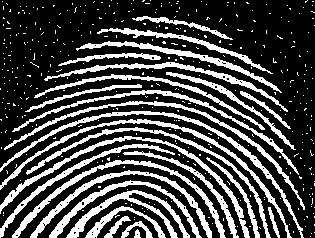
#> input picture Input Images/Noisy_Fingerprint.tif, 315 x 238 px, found by its file name
$ python '5(a)Erosion_&_Dilation.py'
#> lines starting #> are read from the running program, lines starting #| are printed output that depends on the picture; after the words box and inside, x2 and y2 are one past the last pixel; in counts of white or black regions, pixels touching at a corner belong together
#> `gray_img = cv2.imread(img_path,0)`: gray_img: shape (238, 315); 28.5% white; 414 white regions (387 under 20 px), largest, box (x1, y1, x2, y2) and area: (0, 111, 304, 238) 1388, (0, 136, 250, 238) 1372, (0, 119, 292, 238) 1337
import cv2
import matplotlib.pyplot as plt
import numpy as np


def Erosion(img, se):
    height, width=  img.shape
#> height = 238; width = 315
    se_h, se_w = se.shape
    mid = se_h // 2
    eroded_img = np.zeros_like(img)

    for i in range(height):
        for j in range(width):
            fit = True
            for m in range(se_h):
                for n in range(se_w):
                    if se[m][n]==1:
                        x = i-mid+m
                        y = j-mid+n
                        if(x<0 or x>=height or y<0 or y>=width or img[x][y]!=1):
                            fit = False
                            break
                if not fit:
                    break
            if fit:
                eroded_img[i][j]=1
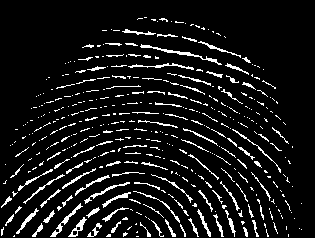
#> eroded_img: shape (238, 315); values 0 (black) and 1 (white), 8.8% white in thin lines or dots, all inside (x1, y1, x2, y2) = (1, 17, 302, 237)

    return eroded_img

def Dilation(img, se):
    height, width = img.shape
#> height = 238; width = 315
    se_h, se_w = se.shape
    mid = se_h // 2
    dilated_img = np.zeros_like(img)

    for i in range(height):
        for j in range(width):
            hit = False
            for m in range(se_h):
                for n in range(se_w):
                    if se[m][n]==1:
                        x = i-mid+m
                        y = j-mid+n
                        if(0<=x<height and 0<=y<width and img[x][y]==1):
                            hit = True
                            break
                if hit:
                    break
            if hit:
                dilated_img[i][j]=1
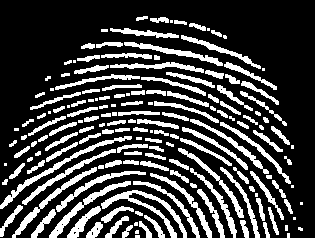
#> dilated_img: shape (238, 315); values 0 (black) and 1 (white), 25.2% white; 166 white regions (32 under 20 px), largest, box (x1, y1, x2, y2) and area: (101, 190, 187, 238) 780, (0, 136, 132, 209) 673, (49, 181, 131, 238) 578

    return dilated_img


img_path = './Noisy_Fingerprint.tif'
gray_img = cv2.imread(img_path,0)
img = (gray_img>128).astype(np.uint8)

structuring_element_size = 3
se = np.ones((structuring_element_size,structuring_element_size),dtype=int)

eroded_img = Erosion(img, se)
dilated_img = Dilation(eroded_img, se)

plt.figure(figsize=(7,7))
plt.subplots_adjust(left=0.1, right=0.9, bottom=0.1, top=0.9, wspace=0.4, hspace=0.4)

plt.subplot(1,3,1)
plt.title('Binary image')
plt.imshow(img,cmap='gray')

plt.subplot(1,3,2)
plt.title('After Erosion')
plt.imshow(eroded_img,cmap='gray')

plt.subplot(1,3,3)
plt.title('After Dilation')
plt.imshow(dilated_img,cmap='gray')

plt.show()
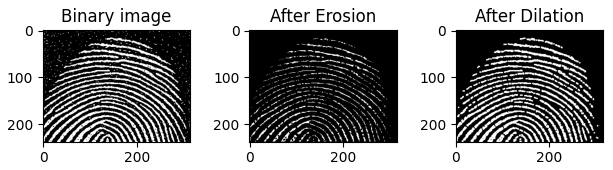
#> figure drawn by matplotlib, 3 panels
